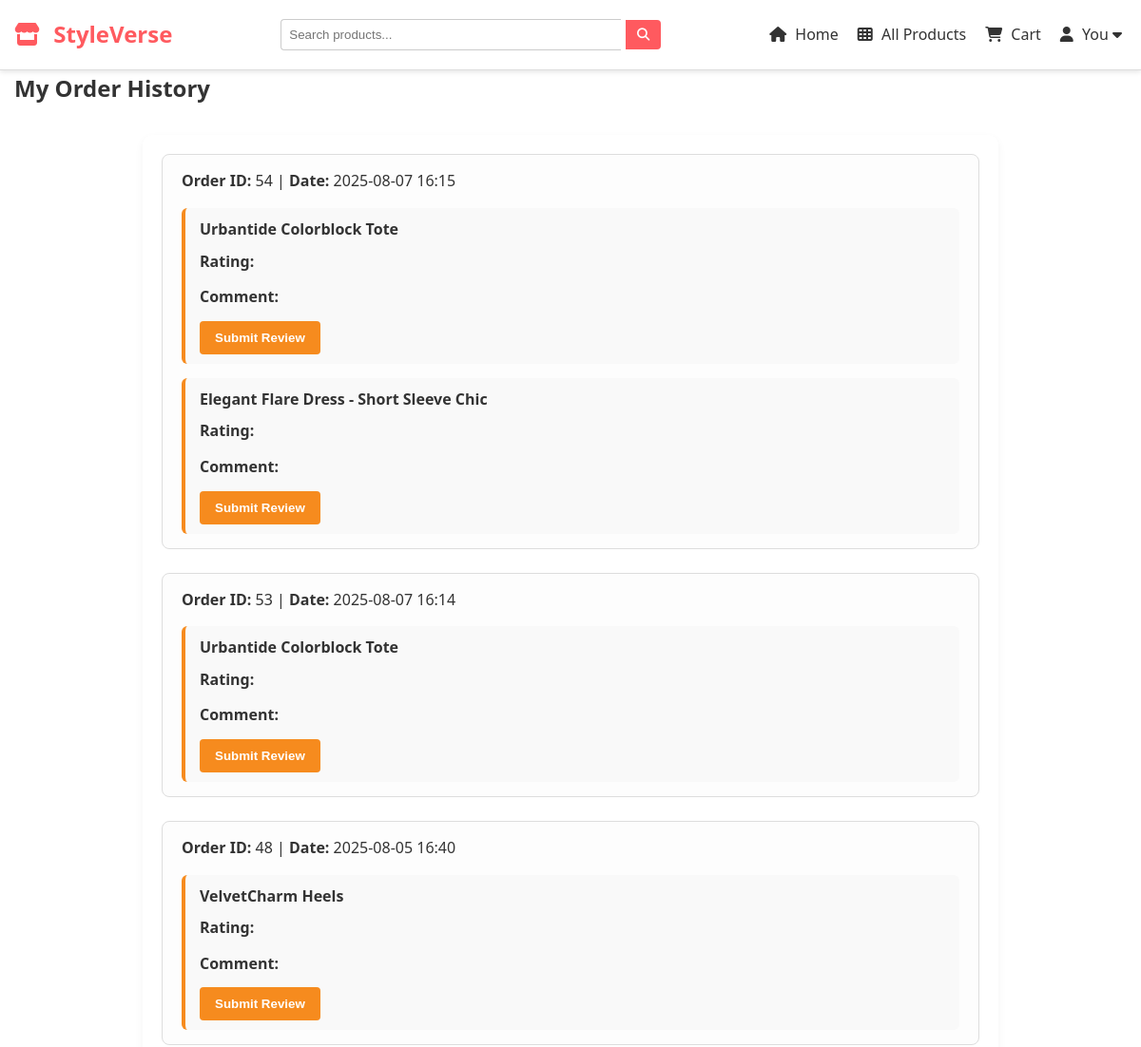
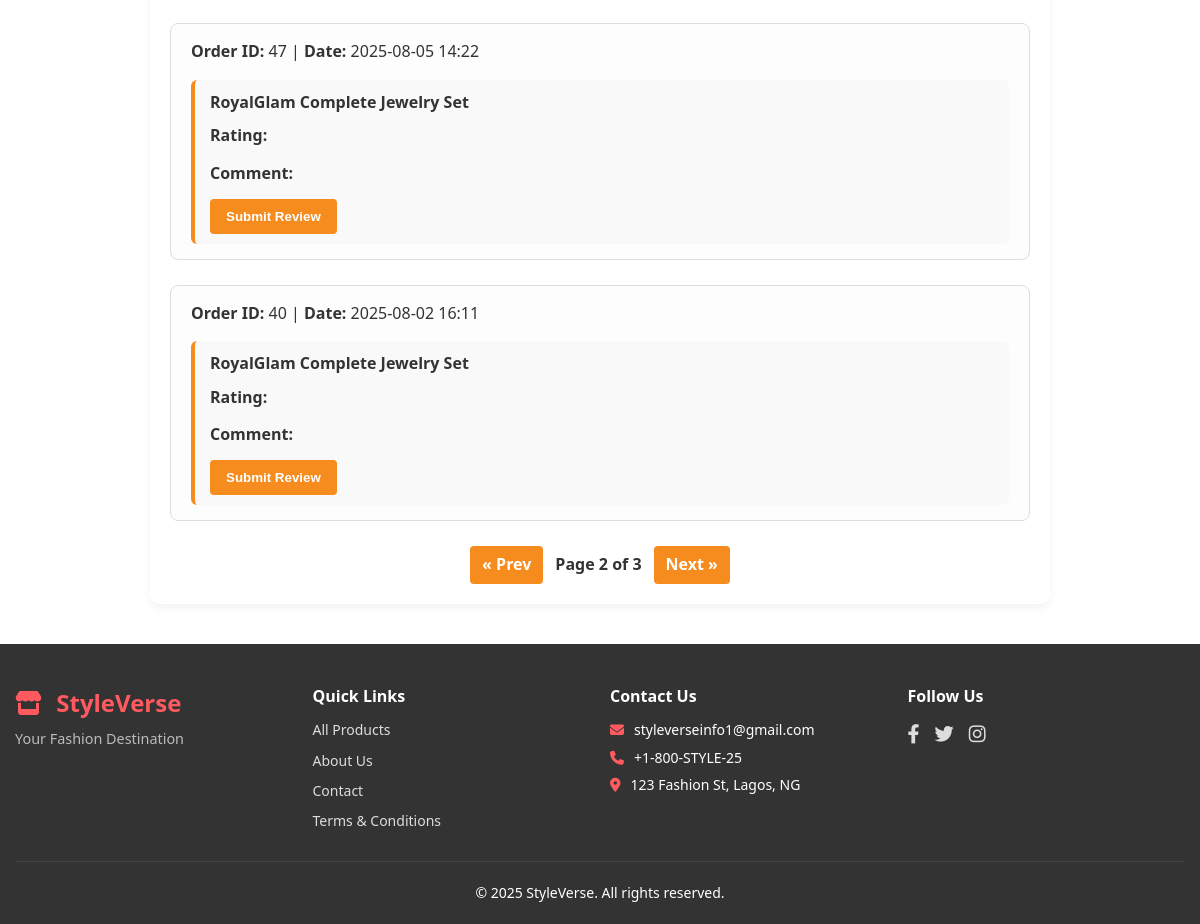
The page /order-history/?page=2 (signed in) on the database its author committed (2 pictures, top to bottom).
### store/models.py (models this page shows, shortened)
class Order(models.Model):
    STATUS_CHOICES = [
        ('Pending', 'Pending'),
        ('Processing', 'Processing'),
        ('Shipped', 'Shipped'),
        ('Delivered', 'Delivered'),
    ]
    user = models.ForeignKey(User, on_delete=models.CASCADE)
    total_price = models.DecimalField(max_digits=10, decimal_places=2)
    status = models.CharField(max_length=20, choices=STATUS_CHOICES, default='Pending')
    created_at = models.DateTimeField(auto_now_add=True)

class OrderItem(models.Model):
    order = models.ForeignKey(Order, related_name='items', on_delete=models.CASCADE)
    product = models.ForeignKey(Product, on_delete=models.SET_NULL, null=True)
    quantity = models.PositiveIntegerField()
    price = models.DecimalField(max_digits=10, decimal_places=2)

class Product(models.Model):
    name = models.CharField(max_length=200)
    category = models.ForeignKey(Category, on_delete=models.CASCADE)
    price = models.DecimalField(max_digits=10, decimal_places=2)
    sizes = models.ManyToManyField(Size, blank=True)
    colors = models.ManyToManyField(Color, blank=True)
    description = models.TextField(blank=True)
    image = CloudinaryField('image', blank=True, null=True)  # Main image on Cloudinary
    created_at = models.DateTimeField(auto_now_add=True)      # <-- Added field

### store/views.py (the view)
# urls.py: path('order-history/', views.order_history, name='order_history'),
@login_required
def order_history(request):
    orders = Order.objects.filter(user=request.user).order_by('-created_at')
    paginator = Paginator(orders, 5)
    page = request.GET.get('page')
    page_obj = paginator.get_page(page)
    reviewed_products = Review.objects.filter(user=request.user).values_list('product_id', flat=True)
    review_form = ReviewForm()
    return render(request, 'store/order_history.html', {
        'page_obj': page_obj,
        'review_form': review_form,
        'reviewed_products': reviewed_products
    })

### store/forms.py
class ReviewForm(forms.ModelForm):
    class Meta:
        model = Review
        fields = ['rating', 'comment']

### store/templates/store/order_history.html (shortened to what this page needs)
{% extends 'base.html' %}
{% load humanize %}
{% block content %}
<h2>My Order History</h2>
<div class="order-history-container">
  {% if page_obj %}
    {% for order in page_obj %}
      <div class="order-block">
        <p><strong>Order ID:</strong> {{ order.id }} | <strong>Date:</strong> {{ order.created_at|date:"Y-m-d H:i" }}</p>
        {% for item in order.items.all %}
          <div class="product-review-block">
            <p><strong>{{ item.product.name }}</strong></p>
            {% if item.product.id in reviewed_products %}
              <p class="already-reviewed">You already reviewed this product.</p>
            {% else %}
              <form method="POST" action="{% url 'store:submit_review_from_order' item.product.id %}">
                <div class="form-group">
                  <label for="id_rating_{{ item.product.id }}">Rating:</label>
                </div>
                <div class="form-group">
                  <label for="id_comment_{{ item.product.id }}">Comment:</label>
                </div>
                <button type="submit" class="btn">Submit Review</button>
              </form>
            {% endif %}
          </div>
        {% endfor %}
      </div>
    {% endfor %}
    <div class="pagination">
      {% if page_obj.has_previous %}
        <a href="?page={{ page_obj.previous_page_number }}">« Prev</a>
      {% endif %}
      <span class="current-page">Page {{ page_obj.number }} of {{ page_obj.paginator.num_pages }}</span>
      {% if page_obj.has_next %}
        <a href="?page={{ page_obj.next_page_number }}">Next »</a>
      {% endif %}
    </div>
  {% else %}
    <p>You have no past orders.</p>
  {% endif %}
</div>
{% endblock %}

### static/css/style.css (style rules this page uses)
* { box-sizing: border-box; margin: 0; padding: 0; }
body { font-family: 'Segoe UI', Tahoma, Geneva, Verdana, sans-serif; line-height: 1.6; background-color: #fff; color: #333; }
a { text-decoration: none; color: inherit; }
.btn { padding: 10px 16px; border: none; border-radius: 4px; background: #f68b1e; color: white; text-decoration: none; cursor: pointer; font-weight: 600; transition: background-color 0.3s ease; }
.order-history-container { max-width: 900px; margin: 30px auto; padding: 20px; background: #fff; border-radius: 10px; box-shadow: 0 4px 10px rgba(0,0,0,0.05); }
.order-block { border: 1px solid #ddd; padding: 15px 20px; margin-bottom: 25px; border-radius: 8px; background-color: #fdfdfd; }
.product-review-block { margin-top: 15px; padding: 10px 15px; background: #f9f9f9; border-left: 4px solid #f68b1e; border-radius: 6px; }
.product-review-block p { margin-bottom: 8px; font-size: 16px; }
.form-group { margin-bottom: 12px; }
.form-group label { font-weight: 600; display: block; margin-bottom: 5px; }
.pagination { display: flex; justify-content: center; align-items: center; margin-top: 20px; gap: 12px; }
.pagination a { padding: 6px 12px; background-color: #f68b1e; color: #fff; border-radius: 4px; text-decoration: none; font-weight: 600; transition: background-color 0.3s ease; }
.pagination .current-page { font-weight: bold; color: #333; }

### rows shown on the page
Order: id "54", created_at "2025-08-07 16:15"
OrderItem: product.name "Urbantide Colorblock Tote"
OrderItem: product.name "Elegant Flare Dress - Short Sleeve Chic"
Order: id "53", created_at "2025-08-07 16:14"
OrderItem: product.name "Urbantide Colorblock Tote"
Order: id "48", created_at "2025-08-05 16:40"
OrderItem: product.name "VelvetCharm Heels"
Order: id "47", created_at "2025-08-05 14:22"
OrderItem: product.name "RoyalGlam Complete Jewelry Set"
Order: id "40", created_at "2025-08-02 16:11"
OrderItem: product.name "RoyalGlam Complete Jewelry Set"

### other values the page prints
{{ page_obj.number }} "2"
{{ page_obj.paginator.num_pages }} "3"
